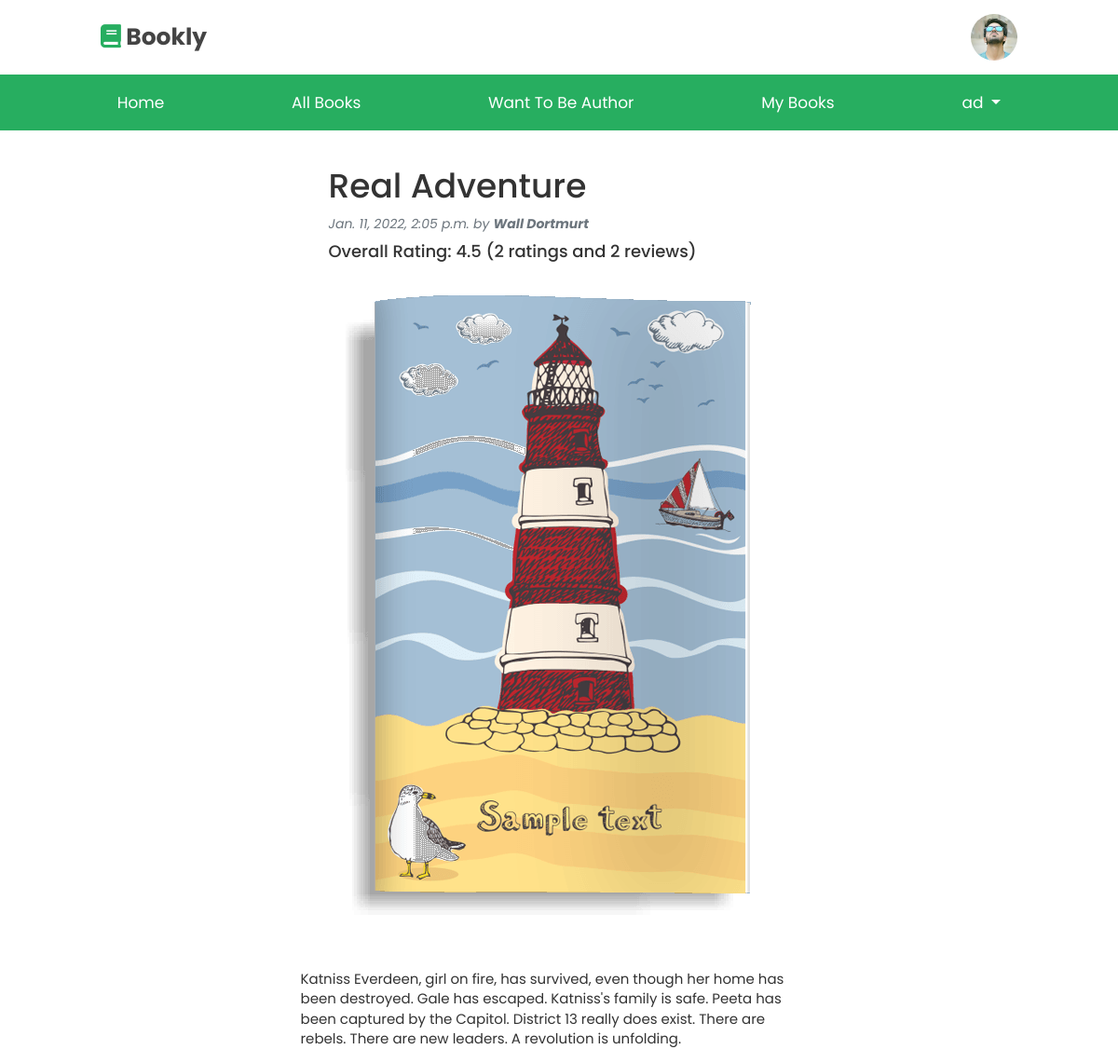
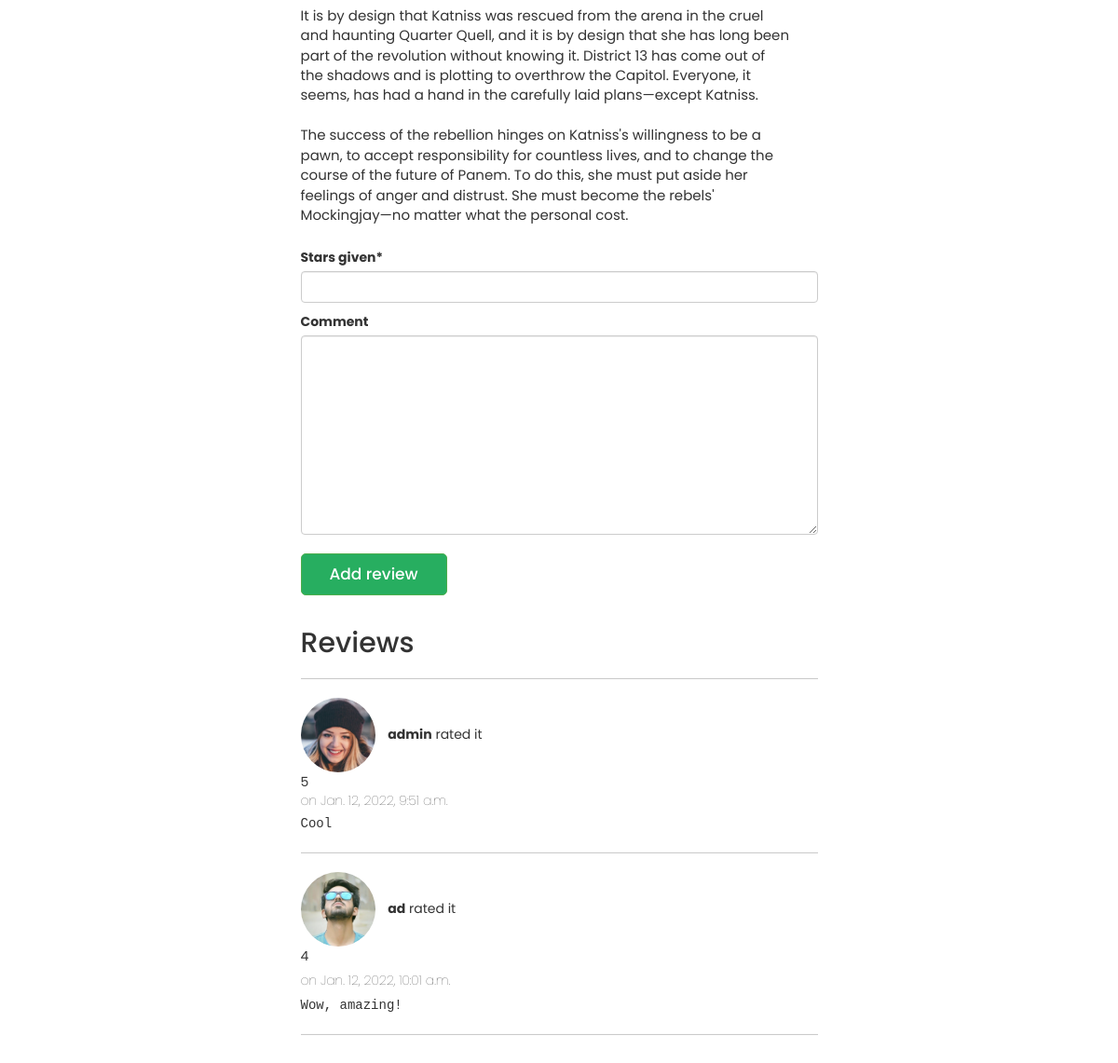
Before: /read-single-book/real-adventure/ (signed in) with the older database file (2 pictures, top to bottom).
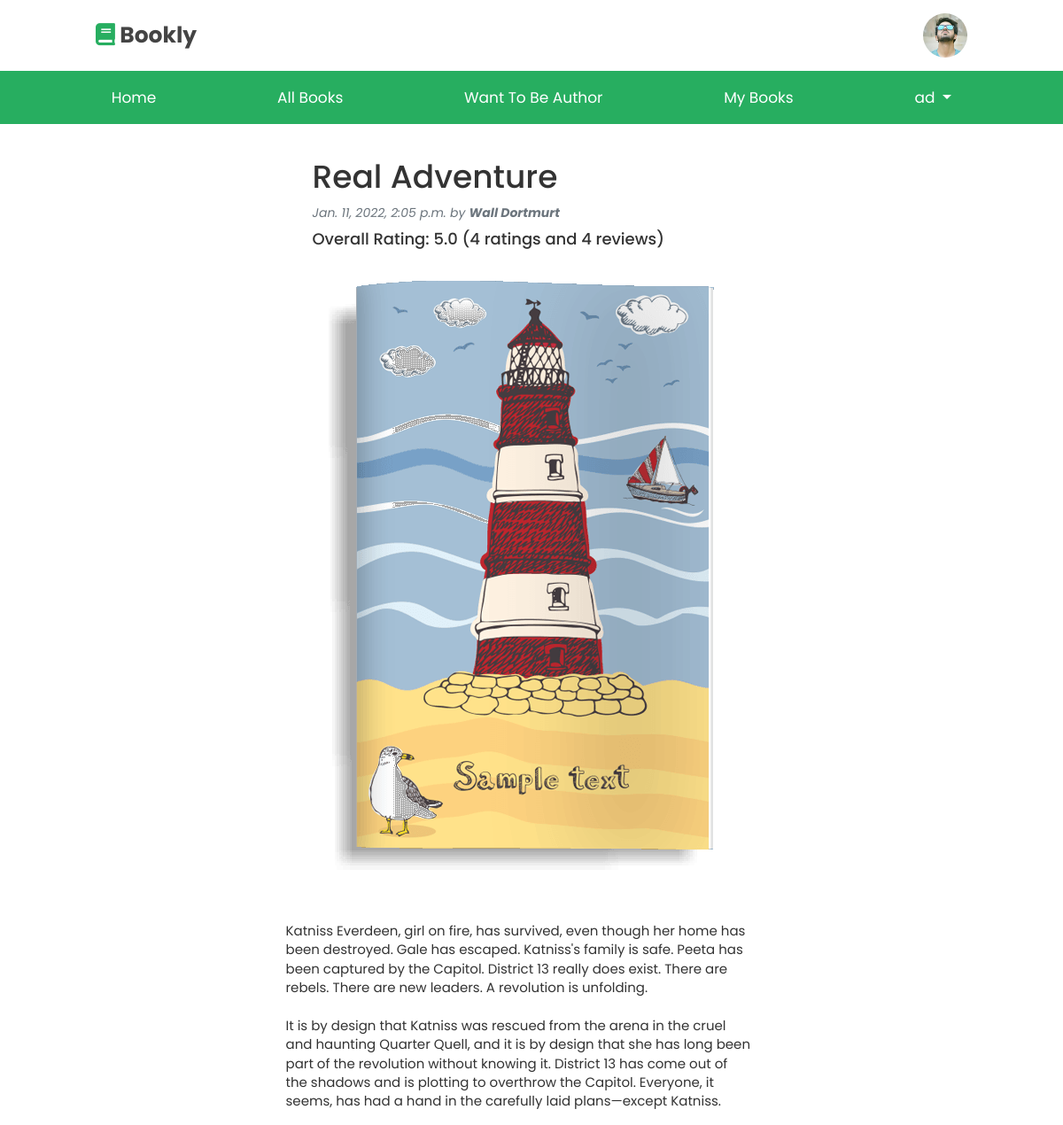
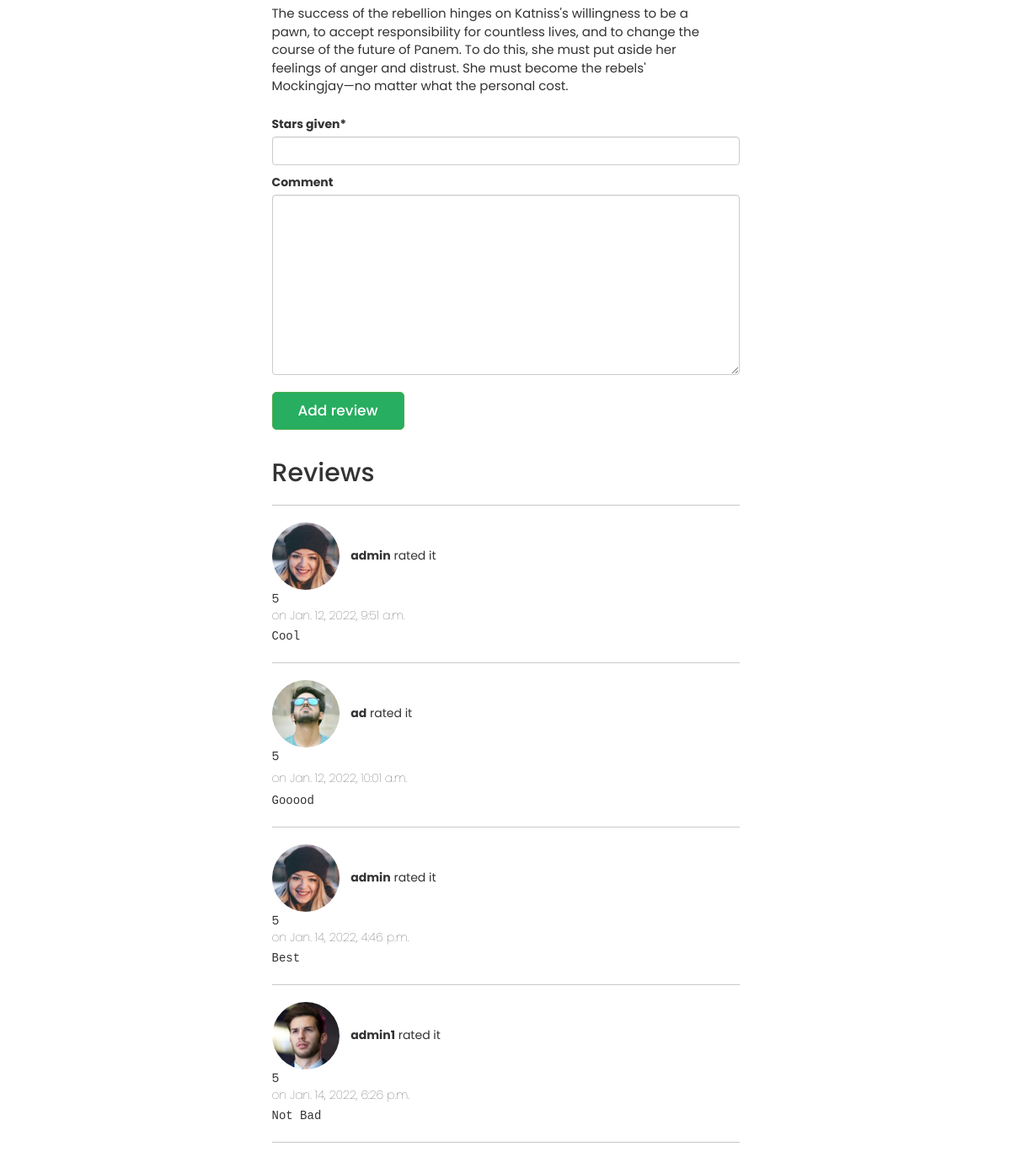
After: the same page with the newer database file (2 pictures, top to bottom).
### users/models.py (models this page shows)
class CustomUser(AbstractUser):
    profile_picture = models.ImageField(default="default_pic.png", upload_to='users/')

### main_app/models.py (models this page shows, shortened)
class Book(models.Model):
    category = models.ForeignKey(Category, on_delete=models.CASCADE, related_name="books")
    name = models.CharField(max_length=50, unique=True)
    author = models.CharField(max_length=50)
    description = models.TextField()
    cover = models.ImageField(upload_to="images/")
    price = models.DecimalField(max_digits=6, decimal_places=2)
    discount_price = models.DecimalField(max_digits=6, decimal_places=2, null=True, blank=True)
    slug = models.SlugField(max_length=250, unique=True)
    is_active = models.BooleanField(default=True)
    is_new = models.BooleanField(default=False)
    created_at = models.DateTimeField(default=timezone.now)
    def get_rating(self):
        total = sum(int(review['stars_given']) for review in self.bookreview_set.all().values())
        if self.bookreview_set.all().count() > 0:
            return total / self.bookreview_set.all().count()
        else:
            return 0
    def get_number_of_rating(self):
        total = sum(int(review['stars_given']) for review in self.bookreview_set.all().values())
        if self.bookreview_set.all().count() > 0:
            return self.bookreview_set.all().count()
        else:
            return 0
    def get_number_of_reviews(self):
        total = sum(int(review['stars_given']) for review in self.bookreview_set.all().values())
        if self.bookreview_set.all().count() > 0:
            return self.bookreview_set.all().count()
        else:
            return 0

class BookReview(models.Model):
    user = models.ForeignKey(CustomUser, on_delete=models.CASCADE)
    book = models.ForeignKey(Book, on_delete=models.CASCADE)
    comment = models.TextField(null=True, blank=True)
    stars_given = models.IntegerField(
        validators=[MinValueValidator(0), MaxValueValidator(5)]
    )
    created_at = models.DateTimeField(default=timezone.now)

### main_app/views.py (the view)
# urls.py: path("read-single-book/<str:slug>/", views.BookReadView.as_view(), name="read_book"),
class BookReadView(LoginRequiredMixin, View):
    def get(self, request, slug):
        book = Book.objects.get(slug=slug)
        review_form = BookReviewForm()
        return render(request, "book/read_book.html", {"book": book, "review_form": review_form})

### main_app/forms.py
class BookReviewForm(forms.ModelForm):
    stars_given = forms.IntegerField(min_value=1, max_value=5)
    class Meta:
        model = BookReview
        fields = ('stars_given', 'comment')

### main_app/templates/book/read_book.html (shortened to what this page needs)
{% extends 'base.html' %}
{% load crispy_forms_tags %}
{% block content %}
    <div class="container">
        <div class="row mb-4 justify-content-center">
            <div class="col-6">
                <h1 class='ms-5'>{{book.name}}</h1>
                <p class='ms-5  text-muted fst-italic'>
                    {{book.created_at}} by <b>{{book.author}}</b>
                </p>
                <h4 class='ms-5'>
                    Overall Rating: {{book.get_rating|floatformat:1}}
                    <span>
                        {% if book.get_number_of_rating > 0 or book.get_number_of_reviews > 0 %}
                            ({{book.get_number_of_rating}} ratings and {{book.get_number_of_reviews}} reviews)
                        {% else %}
                            (0 rating and 0 review)
                        {% endif %}
                    </span>
                </h4>
                <img src="{{book.cover.url}}" alt=""><br><br><br>
                <p class='fs-4 me-5 '>{{book.description|linebreaksbr}}</p>
            </div>
        </div>
            <div class="row mb-4 justify-content-center">
                <div class="col-6 ">
                    <form method="post" action="{% url 'reviews' book.slug %}">
                        {{ review_form | crispy }}
                        <button class="btn btn-success">Add review</button>
                    </form>
                </div>
            </div>
            {% if book.bookreview_set.exists %}
            <div class="row mb-3 justify-content-center">
                <div class="col-6">
                    <h2>Reviews</h2> <hr>
                    {% for review in book.bookreview_set.all %}
                            <div class="col-6">
                                <img class="small-profile-pic" src="{{ review.user.profile_picture.url }}">
                                <b class='ms-3'>{{ review.user.username }}</b>  rated it
                                <input id="star-rating-1" name="star-rating-1" class="rating rating-loading" value="{{review.stars_given}}" data-min="0" data-max="5" data-step="0.5" data-size="xs">
                                <span class="fw-lighter">on {{ review.created_at }}</span>
                                {% if review.user == request.user %}
                                    <a style='font-size: 20px' href="{% url 'edit_book_review' review.book.slug review.id %}"></a>
                                    <a style='font-size: 20px' href="{% url 'confirm_delete_book_review' review.book.slug  review.id %}"></a>
                                {% endif %}
                                <p class="mt-2 font-monospace">{{ review.comment }}</p>
                            </div>
                            <hr>
                    {% endfor %}
                </div>
            {% endif %}
    </div>
{% endblock content %}

### templates/base.html (shortened to what this page needs)
{% load static %}
<!DOCTYPE html>
<html lang="en">
<head>
    <link rel="stylesheet" href="https://unpkg.com/swiper@7/swiper-bundle.min.css" />
    <link rel="stylesheet" href="https://cdnjs.cloudflare.com/ajax/libs/font-awesome/5.15.4/css/all.min.css">
    <link href="https://cdn.jsdelivr.net/npm/bootstrap@5.0.2/dist/css/bootstrap.min.css" rel="stylesheet">
    <link href="http://netdna.bootstrapcdn.com/bootstrap/3.3.6/css/bootstrap.css" rel="stylesheet">
    <link rel="stylesheet" href="https://cdnjs.cloudflare.com/ajax/libs/bootstrap-star-rating/4.0.2/css/star-rating.min.css" />
    <link rel="stylesheet" href="{% static 'css/style.css' %}">
</head>
<body>
    <header class="header ">
        <div class="header-1">
            <a href="/" class="logo text-decoration-none"> <i class="fas fa-book text-decoration-none"></i> Bookly </a>
            <div class="icons">
                {% if request.user.is_authenticated %}
                    <a href="{% url 'profile' %}" id="login-btn"">
                        <img id='profile_pic' src="{{request.user.profile_picture.url}}" alt="">
                    </a>
                {% else %}
                    <a href="{% url 'profile' %}" id="login-btn" class="fas fa-user"></a>
                {% endif %}
            </div>
        </div>
        <div class="header-2 mb-2 ">
            <nav class="navbar-r navbar   ">
                <a class='text-decoration-none' href="/">Home</a>
                <a class='text-decoration-none' href="{% url 'list' %}">All Books</a>
                <a class='text-decoration-none' href="/#featured">Want To Be Author</a>
                <a class="text-decoration-none" href="{% url 'favorite_books' %}">My Books</a>
                <div class="">
                    {% if request.user.is_authenticated %}
                        <div class="nav-item dropdown">
                            <a class="nav-link dropdown-toggle text-decoration-none" href="#" id="navbarDropdown" role="button" data-bs-toggle="dropdown" aria-expanded="false">
                                {{ request.user.username }}
                            </a>
                        </div>
                    {% else %}
                        <a class="btn btn-outline-primary" href="{% url 'login' %}">Login</a>
                    {% endif %}
                </div>
            </nav>
        </div>
    </header>
    <div>
        {% block content %}
        {% endblock content %}
    </div>
</body>
</html>

### static/css/style.css (style rules this page uses)
:root { --green:#27ae60; --dark-color:#219150; --black:#444; --light-color:#666; --border:.1rem solid rgba(0,0,0,.1); --border-hover:.1rem solid var(--black); --box-shadow:0 .5rem 1rem rgba(0,0,0,.1); }
* { font-family: 'Poppins', sans-serif; margin:0; padding:0; box-sizing: border-box; outline: none; border:none; text-decoration: none; transition:all .2s linear; transition:width none; }
html { font-size: 62.5%; overflow-x: hidden; scroll-padding-top: 5rem; scroll-behavior: smooth; }
.btn { margin-top: 1rem; display:inline-block; padding:.9rem 3rem; border-radius: .5rem; color:#fff; background:var(--green); font-size: 1.7rem; cursor: pointer; font-weight: 500; }
.header .header-1 { background:#fff; padding:1.5rem 9%; display: flex; align-items: center; justify-content: space-between; }
.header .header-1 .logo { font-size: 2.5rem; font-weight: bolder; color:var(--black); }
.header .header-1 .logo i { color:var(--green); }
.header .header-1 .icons div, .header .header-1 .icons a { font-size: 2.5rem; margin-left: 1.5rem; color:var(--black); cursor: pointer; }
.header .header-2 { background:var(--green); }
.header .header-2 .navbar-r { text-align: center; }
.header .header-2 .navbar-r a { color:#fff; display: inline-block; padding:1.2rem; font-size: 1.7rem; }
.small-profile-pic { width: 80px; height: 80px; border-radius: 50%; }
#profile_pic { border-radius: 50%; width: 50px; height: 50px; }

Changed rows visible on the page:
computed for Book "Real Adventure": get_rating "4.5" → "5.0"; get_number_of_rating "2" → "4"; get_number_of_reviews "2" → "4"
changed BookReview "ad": star-rating-1 "4" → "5"; comment "Wow, amazing!" → "Gooood"
added BookReview: user.profile_picture (picture), user.username "admin", star-rating-1 "5", created_at "Jan. 14, 2022, 4:46 p.m.", comment "Best"
added BookReview: user.profile_picture (placeholder picture), user.username "admin1", star-rating-1 "5", created_at "Jan. 14, 2022, 6:26 p.m.", comment "Not Bad"
